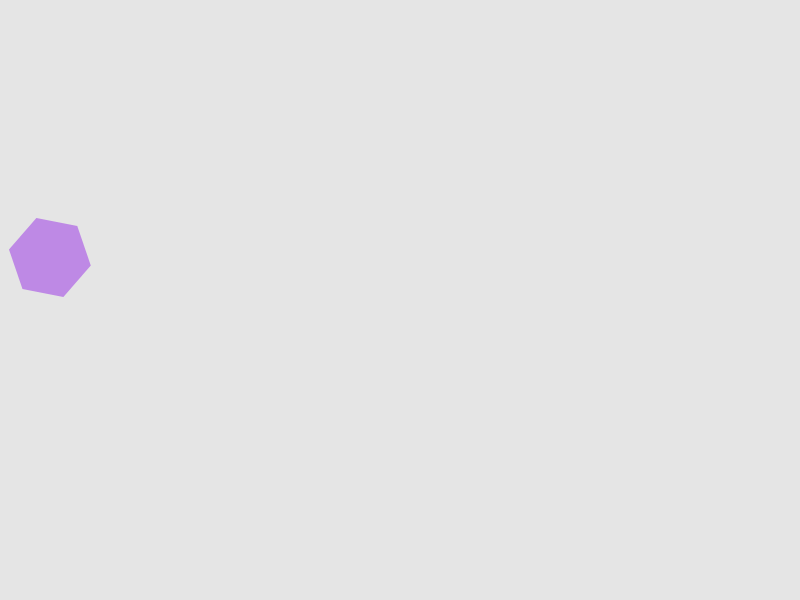
Frame 1 (no input)
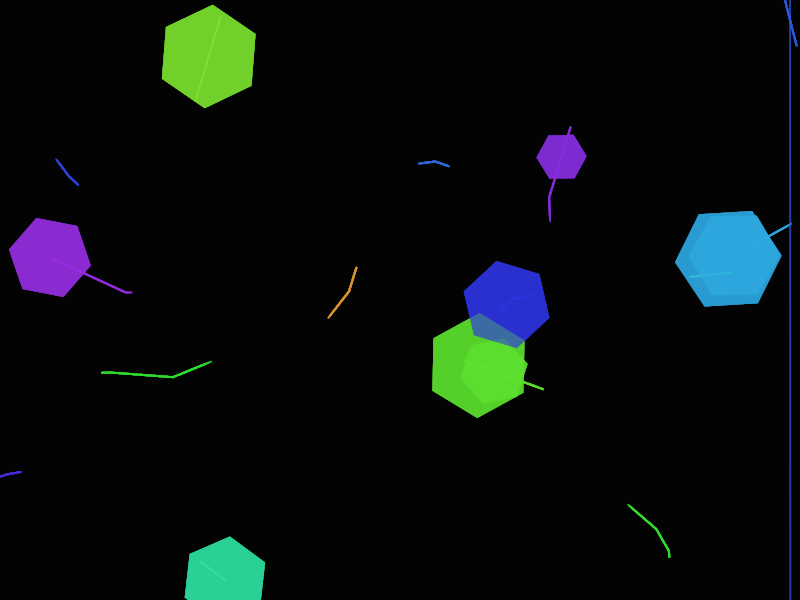
Frame 60 (no input)
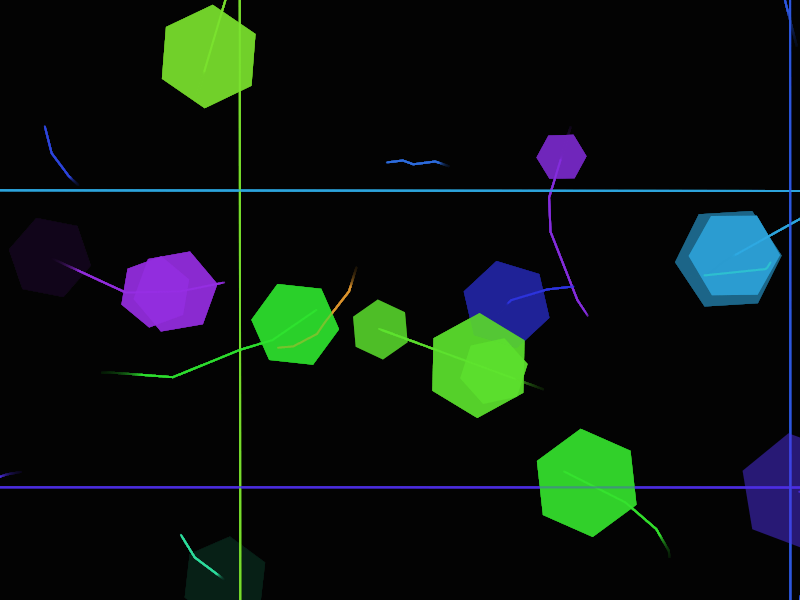
Frame 120 (the mouse pressed at the canvas centre since frame 60)

The p5.js sketch that drew these frames (run headless with seeded random() and noise() and a simulated clock; from frame 60 on, the mouse is pressed at the canvas centre):

// p5.js sketch
// ── sketch.js
let streams = [];
let polygons = [];
let time = 0;

function setup() {
  createCanvas(800, 600);
  colorMode(HSB, 360, 100, 100, 1);
  
  // Create initial streams
  for (let i = 0; i < 15; i++) {
    streams.push({
      x: random(width),
      y: random(height),
      hue: random(360),
      size: random(20, 80),
      speed: random(0.5, 2),
      angle: random(TWO_PI),
      points: [],
      pointCount: 100
    });
  }
}

function draw() {
  background(0, 0, 0, 0.1);
  
  time += 0.01;
  
  // Update and draw streams
  for (let i = 0; i < streams.length; i++) {
    let s = streams[i];
    
    // Move stream
    s.x += cos(s.angle) * s.speed;
    s.y += sin(s.angle) * s.speed;
    
    // Change direction occasionally
    if (random() < 0.02) {
      s.angle += random(-0.5, 0.5);
    }
    
    // Wrap around edges
    if (s.x < -50) s.x = width + 50;
    if (s.x > width + 50) s.x = -50;
    if (s.y < -50) s.y = height + 50;
    if (s.y > height + 50) s.y = -50;
    
    // Add new point to trail
    s.points.push({x: s.x, y: s.y});
    if (s.points.length > s.pointCount) {
      s.points.shift();
    }
    
    // Draw stream
    noFill();
    stroke(s.hue, 80, 90, 0.7);
    strokeWeight(2);
    beginShape();
    for (let p of s.points) {
      curveVertex(p.x, p.y);
    }
    endShape();
    
    // Occasionally create a polygon
    if (random() < 0.005) {
      polygons.push({
        x: s.x,
        y: s.y,
        size: random(20, 60),
        hue: s.hue,
        angle: random(TWO_PI),
        points: [],
        life: 100
      });
    }
  }
  
  // Update and draw polygons
  for (let i = polygons.length - 1; i >= 0; i--) {
    let p = polygons[i];
    
    // Draw polygon
    fill(p.hue, 80, 90, 0.5);
    noStroke();
    beginShape();
    for (let j = 0; j < 6; j++) {
      let angle = p.angle + TWO_PI * j / 6;
      let x = p.x + cos(angle) * p.size;
      let y = p.y + sin(angle) * p.size;
      vertex(x, y);
    }
    endShape(CLOSE);
    
    // Fade out
    p.life--;
    if (p.life <= 0) {
      polygons.splice(i, 1);
    }
  }
  
  // Occasionally create a burst of light
  if (random() < 0.002) {
    for (let i = 0; i < 10; i++) {
      let angle = random(TWO_PI);
      let speed = random(2, 5);
      let x = width/2;
      let y = height/2;
      
      // Create a burst particle
      stroke(random(360), 80, 90, 0.7);
      strokeWeight(1);
      point(x + cos(angle) * speed * 10, y + sin(angle) * speed * 10);
    }
  }
}
